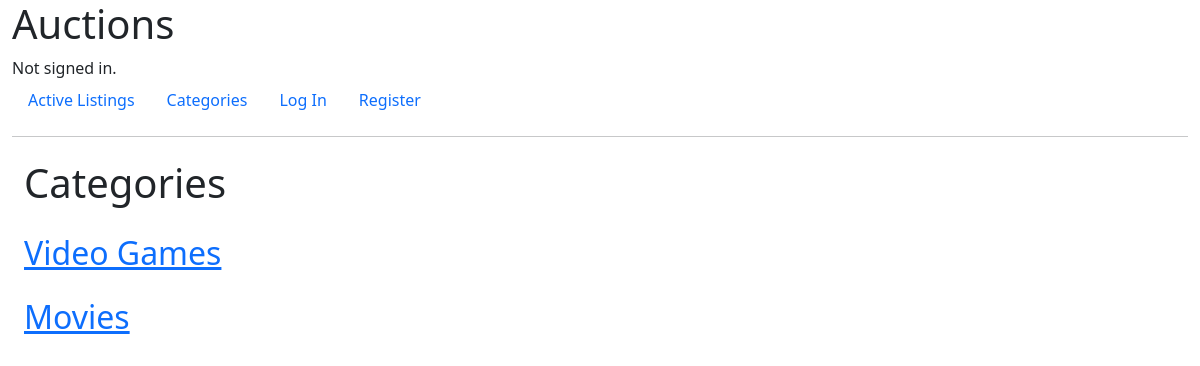
The page /categories/ on the database as committed earlier.
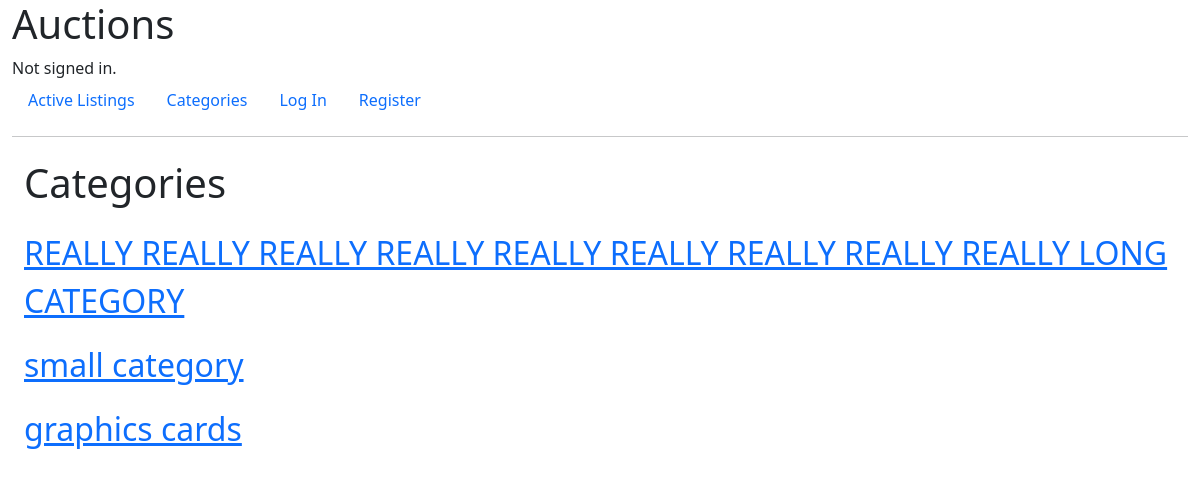
The same page on the database as committed later.
### auctions/models.py (models this page shows)
class Category(models.Model):
    category = models.CharField(max_length=80, unique=True, default='')
    def __str__(self):
        return f"{self.category}"

### auctions/views.py (the view)
# urls.py: path("categories/", views.categories, name="categories"),
def categories(request):
    categories = Category.objects.all()
    return render(request, "auctions/categories.html", {
        "categories": categories
    })

### auctions/templates/auctions/categories.html
{% extends "auctions/layout.html" %}
{% block body %}
    <span class="title">Categories</span>
    {% for category in categories %}
        <div class="row mt-3">
            <a href="{% url 'category' category %}" class="listing_title">{{ category }}</a>
        </div>
    {% endfor %}
{% endblock %}

### auctions/templates/auctions/layout.html (shortened to what this page needs)
{% load static %}
<!DOCTYPE html>
<html lang="en">
    <head>
        <link href="https://cdn.jsdelivr.net/npm/bootstrap@5.1.0/dist/css/bootstrap.min.css" rel="stylesheet">
        <link href="{% static 'auctions/styles.css' %}" rel="stylesheet">
    </head>
    <body class="container-fluid">
        <h1>Auctions</h1>
        <div>
            {% if user.is_authenticated %}
                Signed in as <strong>{{ user.username }}</strong>.
            {% else %}
                Not signed in.
            {% endif %}
        </div>
        <ul class="nav">
            <li class="nav-item">
                <a class="nav-link" href="{% url 'index' %}">Active Listings</a>
            </li>
            <li class="nav-item">
                <a class="nav-link" href="{% url 'categories' %}">Categories</a>
            </li>
            {% if user.is_authenticated %}
                <li class="nav-item">
                    <a class="nav-link" href="{% url 'create' %}">Create Listing</a>
                </li>
                <li class="nav-item">
                    <a class="nav-link" href="{% url 'logout' %}">Log Out</a>
                </li>
                <li class="nav-item">
                    <a class="nav-link" href="{% url 'watchlist' %}">Watchlist</a>
                </li>
            {% else %}
                <li class="nav-item">
                    <a class="nav-link" href="{% url 'login' %}">Log In</a>
                </li>
                <li class="nav-item">
                    <a class="nav-link" href="{% url 'register' %}">Register</a>
                </li>
            {% endif %}
        </ul>
        <hr>
        <section class="container-fluid">
            {% block body %}
            {% endblock %}
        </section>
    </body>
</html>

Rows that differ between the two databases and show on the page:
changed Category: category "Video Games" → "REALLY REALLY REALLY REALLY REALLY REALLY REALLY REALLY REALLY LONG CATEGORY"
changed Category: category "Movies" → "small category"
added Category: category "graphics cards"
